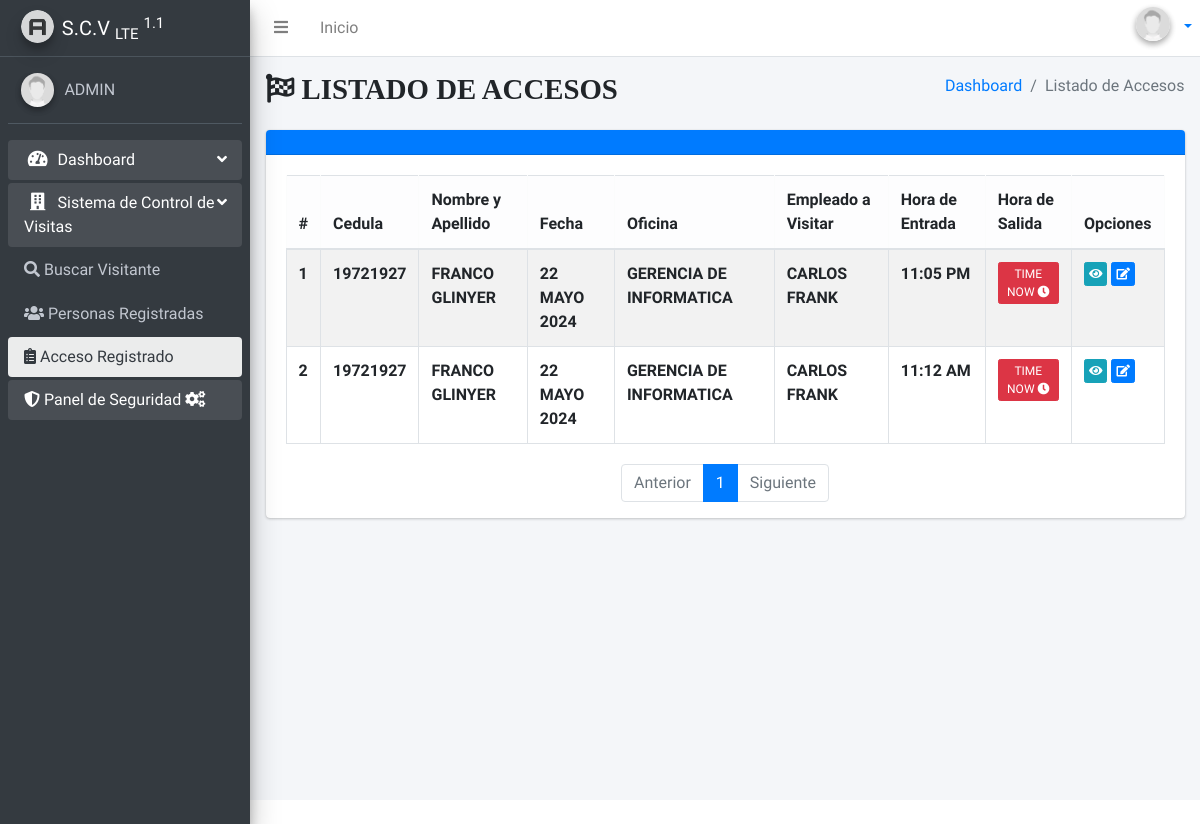
Screenshot of /laccess (signed in) with the database file from the repository.
### apps/dashboard/models.py (models this page shows, shortened)
class Profile(models.Model):
    user = models.OneToOneField(User, on_delete=models.CASCADE)
    dni = models.CharField('Cedula',max_length=10, null=True, blank=True)
    avatar = models.ImageField(upload_to='profiles',  default='users/default.jpg',null=True, blank=True)
    bio = models.TextField(null=True, blank=True)
    class Meta:
        verbose_name ='Perfil'
        verbose_name_plural ='Perfiles'

class Oficina(models.Model):
    noficina = models.CharField(
        'Nombre de la Oficina', max_length=60, unique=True)
    class Meta:
        verbose_name = 'Oficina'
        verbose_name_plural = 'Oficinas'
    def __str__(self):
        return self.noficina

class Empleado(models.Model):
    cedemp = models.CharField('Cedula', max_length=10,  unique=True)
    nEmp = models.CharField('Nombre', max_length=60)
    aEmp= models.CharField(
        'Apellido', max_length=60, null=False)
    empresa = models.ForeignKey(Empresa, on_delete=models.CASCADE)
    oficina = models.ForeignKey(Oficina, on_delete=models.CASCADE)
    class Meta:
        verbose_name = 'Personal'
        verbose_name_plural = 'Personal'

### apps/gav/models.py (models this page shows, shortened)
class Avisitantes(models.Model):
    visitor = models.ForeignKey(Personas, on_delete=models.CASCADE)
    entry = models.DateField('Fecha del Dia')
    hours = models.TimeField('Hora de Entrada')
    hoursEx = models.TimeField('Hora de Salida', null=True, blank=True)
    empleado = models.ForeignKey(Empleado, on_delete=models.CASCADE, verbose_name='Nombre del Empleados')
    oficina = models.ForeignKey(Oficina, on_delete=models.CASCADE, verbose_name='Oficina a Visitar')
    obs = models.TextField('Observaciones', max_length=140, null=True, blank=True)
    class Meta:
        verbose_name = "Listado Accesos"
        verbose_name_plural = "Listado Accesos"
        ordering = ['-entry', 'hours']

class Personas(models.Model):
    dni = models.CharField('Cedula', primary_key=True,  max_length=8,validators=[MinLengthValidator(6)])
    status = models.CharField('Tipo de visitante', max_length=1, choices=LISTA_ESTATUS, null=False, default='M')
    nac = models.CharField('Nacionalidad', max_length=2, choices=LIST_NAC, null=True, blank=True)
    first_name = models.CharField('Nombre', max_length=40,validators=[MinLengthValidator(3)])
    last_name = models.CharField('Apellido', max_length=40,validators=[MinLengthValidator(3)])
    gender = models.CharField('Género', max_length=1, choices=GENDER_CHOICES, default='B')
    class Meta:
        verbose_name = "Personas"
        verbose_name_plural = "Personas"
        ordering = ['-dni']
    def __str__(self):
        return f"{self.dni}"

### apps/gav/views.py (the view)
# urls.py: path('laccess', views.laccess, name='laccess'),
@login_required
@permission_required('gav.view_avisitantes')
def laccess(request):
    try:
        laccess = Avisitantes.objects.all().order_by('-entry','-hours')
        paginator = Paginator(laccess, 10)
        page_number = request.GET.get('page')
        page_obj = paginator.get_page(page_number)
        context = {
            'page_obj': page_obj}
        return render(request, 'access/laccess.html', context)
    except Personas.DoesNotExist:
        return render(request, 'accesss/notfound.html')

### templates/access/laccess.html (shortened to what this page needs)
{% extends 'layouts/main.html' %}
{% block titlecontent %}
<i class="fas fa-flag-checkered"> LISTADO DE ACCESOS</i>
{% endblock %}
{% block titlemenu %}
Listado de Accesos
{% endblock %}
{% block content %}
  <div class="content">
    <div class="container-fluid">
      <div class="row">
        <div class="col">
          <div class="card card-primary">
            <div class="card-header">
            </div>
            <div class="card-body">
                <table class="table table-striped table-bordered">
                    <thead class="table-light">
                  <tr>
                    <th scope="col">#</th>
                    <th scope="col">Cedula</th>
                    <th scope="col">Nombre y Apellido</th>
                    <th scope="col">Fecha</th>
                    <th scope="col">Oficina</th>
                    <th scope="col">Empleado a Visitar</th>
                    <th scope="col">Hora de Entrada</th>
                    <th scope="col">Hora de Salida</th>
                    <th scope="col">Opciones</th>
                  </tr>
                </thead>
                <tbody>
                  {% for laccess in page_obj %}
              <tr>
                      <th>{{ forloop.counter }}</th>
                      <th>{{ laccess.visitor|upper}}</th>
                      <th>{{ laccess.visitor.first_name|upper}} {{ laccess.visitor.last_name|upper}}</th>
                      <th>{{ laccess.entry|date:"d F Y"|upper}}</th>
                      <th>{{ laccess.oficina|upper}} </th>
                      <th>{{ laccess.empleado.nEmp|upper}} {{ laccess.empleado.aEmp|upper}} </th>
                      <th>{{ laccess.hours|date:"h:i A" }}</th>
                      {% if laccess.hoursEx is none or laccess.hoursEx == '' %}
                      <th><a href="{% url 'eaccess' laccess.id%}"class="btn btn-xs btn-danger" href="">TIME NOW <i class="fas fa-clock"></i></a> </th>
                    {% else %}
                    <th>{{ laccess.hoursEx|date:"h:i A" }}</th>
                    {% endif %}
                      <td>
                    <a class="btn btn-xs btn-info" href="{% url 'daccess' laccess.id%}"><i class="fa fa-eye" aria-hidden="true"></i></a>
                    <a class="btn btn-xs btn-primary" href="{% url 'eaccess' laccess.id%}"><i class="fas fa-edit"></i></a>
                      </td>
                    </tr>
                  {% endfor %}
                </tbody>
              </table>
            </div>
            <nav aria-label="Page navigation example px-6">
              <ul class="pagination justify-content-center">
                {% if page_obj.has_previous %}
                  <li class="page-item">
                    <a class="page-link" href="?page={{ page_obj.previous_page_number }}">Anterior</a>
                  </li>
                {% else %}
                  <li class="page-item disabled">
                    <a class="page-link">Anterior</a>
                  </li>
                {% endif %}
                {% for page in page_obj.paginator.page_range %}
                  {% if page == page_obj.number %}
                    <li class="page-item active">
                      <a class="page-link" href="?page={{ page }}">{{ page }}</a>
                    </li>
                  {% else %}
                    <li class="page-item">
                      <a class="page-link" href="?page={{ page }}">{{ page }}</a>
                    </li>
                  {% endif %}
                {% endfor %}
                {% if page_obj.has_next %}
                  <li class="page-item">
                    <a class="page-link" href="?page={{ page_obj.next_page_number }}">Siguiente</a>
                  </li>
                {% else %}
                  <li class="page-item disabled">
                    <a class="page-link">Siguiente</a>
                  </li>
                {% endif %}
              </ul>
            </nav>
          </div>
        </div>
      </div>
    </div>
  </div>
{% endblock %}

### templates/layouts/navbar.html (shortened to what this page needs)
{%load static%}
<nav class="main-header navbar navbar-expand navbar-white navbar-light">
    <ul class="navbar-nav">
      <li class="nav-item">
        <a class="nav-link" data-widget="pushmenu" href="#" role="button"><i class="fas fa-bars"></i></a>
      </li>
      <li class="nav-item d-none d-sm-inline-block">
        <a href="/" class="nav-link">Inicio</a>
      </li>
    </ul>
    <ul class="navbar-nav ml-auto">
      <li class="dropdown user user-menu">
        <a href="#" class="dropdown-toggle" data-toggle="dropdown" aria-expanded="false">
             <span class="hidden-xs">
              {% if request.user.profile.avatar %}
              <img
                class="img-circle elevation-2 user-image"
                src="{{ request.user.profile.avatar.url }}"
                alt="Fotografía"
              />
              {% else %}
              <img
                src="{% static 'dist/img/avatar.png' %}"
                class="img-circle elevation-2 user-image"
                alt="User Image"
              />
              {% endif %}
 </span>
        </a>
    </ul>
  </nav>

### templates/layouts/sidebar.html (shortened to what this page needs)
{% load static %}
in<aside class="main-sidebar elevation-4 sidebar-dark-primary">
  <a href="/" class="brand-link">
    <img
      src="{% static 'dist/img/AdminLTELogo.png' %}"
      alt=""
      class="brand-image img-circle elevation-3"
      style="opacity: 0.8"
    />
    <span class="brand-text font-weight-light"><b>S.C.V</b> <sub>LTE</sub> <sup> 1.1</sup></span>
  </a>
  <div class="sidebar">
    <div class="user-panel mt-3 pb-3 mb-3 d-flex">
      <div class="image">
        {% if request.user.profile.avatar %}
        <img
          class="img-circle elevation-2"
          src="{{ request.user.profile.avatar.url }}"
          alt="Fotografía"
        />
        {% else %}
        <img
          src="{% static 'dist/img/avatar.png' %}"
          class="img-circle elevation-2"
          alt="User Image"
        />
        {% endif %}
      </div>
      <div class="info">
        {% if user.first_name and user.last_name %}
        <a href="{%url 'profiles-view'%}" class="d-block"
          >{{ user.first_name |upper }} {{ user.last_name |upper }}</a
        >
        {% else %}
        <a href="{%url 'profiles-view'%}" class="d-block">{{ user.username |upper }}</a>
        {% endif %}
      </div>
    </div>
    <nav class="mt-2">
      <ul class="nav nav-pills nav-sidebar flex-column"  data-widget="treeview" role="menu" data-accordion="false">
     <li class="nav-item menu-open">
          <a
            href="{% url 'home' %}"
            class="nav-link {% if request.resolver_match.url_name == 'home' %}active{% endif %}"
          >
            <i class="nav-icon fas fa-tachometer-alt"></i>
            <p>
              Dashboard
              <i class="right fas fa-angle-left"></i>
            </p>
          </a>
        </li>
        {%if perms.gav.view_personas %}
        <li class="nav-item menu-open">
          <a href="" class="nav-link">
            <i class="fas fa-building nav-icon"></i>
            <p>
              Sistema de Control de Visitas
              <i class="right fas fa-angle-left"></i>
            </p>
          </a>
          <ul class="nav nav-treeview">
            <li class="nav-item">
              <a
                href="{% url 'search' %}"
                class="nav-link {% if request.resolver_match.url_name == 'search' %}active{% endif %}"
              >
              <i class="fas fa-search"></i>
                <p>Buscar Visitante</p>
              </a>
            </li>
            <li class="nav-item">
              <a
                href="{% url 'lperson' %}"
                class="nav-link {% if request.resolver_match.url_name == 'lperson' %}active{% endif %}"
              >
              <i class="fas fa-users"></i>
                <p>Personas Registradas</p>
              </a>
            </li>
            {%if perms.gav.view_avisitantes%}
            <li class="nav-item">
              <a
                href="{% url 'laccess' %}"
                class="nav-link {% if request.resolver_match.url_name == 'laccess' %}active{% endif %}"
              >
              <i class="fas fa-clipboard-list"></i>
                <p>Acceso Registrado</p>
              </a>
            </li>
            {%endif%}
        </ul>
        </li>
        {%endif%}
        {% if request.user.is_staff %}
        <li class="nav-item menu-open">
          <a
            href="/admin"
            class="nav-link {% if request.resolver_match.url_name == 'admin' %}active{% endif %}"
          >
          <i class="fas fa-shield-alt"></i>
            <p>
              Panel de Seguridad
              <i class="fas fa-cogs"></i>
            </p>
          </a>
        </li>
        {% endif%}
      </ul>
    </nav>
  </div>
</aside>

### rows the page displays
Avisitantes: visitor "19721927", visitor.first_name "FRANCO", visitor.last_name "GLINYER", entry "22 MAYO 2024", oficina "GERENCIA DE INFORMATICA", empleado.nEmp "CARLOS", empleado.aEmp "FRANK", hours "11:05 PM", shows "TIME NOW"
Avisitantes: visitor "19721927", visitor.first_name "FRANCO", visitor.last_name "GLINYER", entry "22 MAYO 2024", oficina "GERENCIA DE INFORMATICA", empleado.nEmp "CARLOS", empleado.aEmp "FRANK", hours "11:12 AM", shows "TIME NOW"

### other values shown
{{ page }} "1"
{{ user.username |upper }} "ADMIN"
